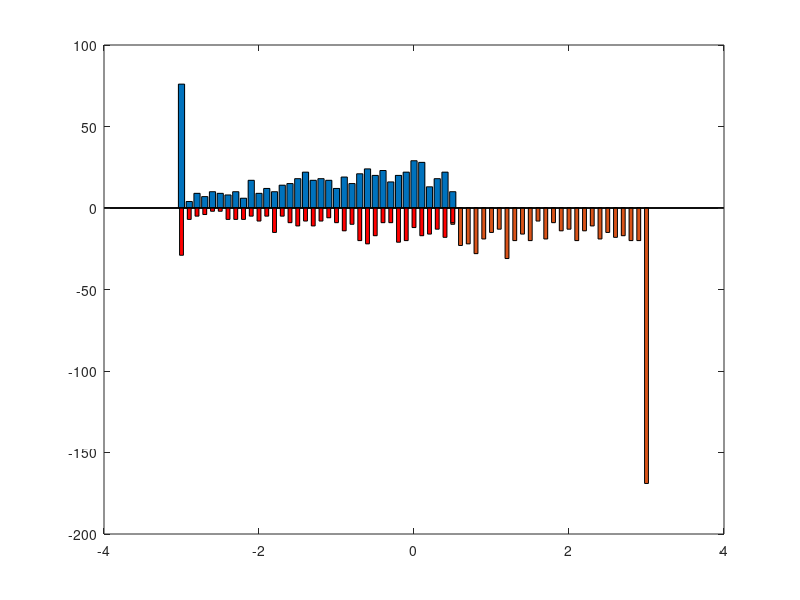

MATLAB code to generate this figure:
function resp = EyalCP(varargin)
%resp is mean resp for correct reject, false alarm, hits, misses
ntrials = 1000;
signals = 0.5;
noises = 0;
poolsize = 1;

j = 1;
while j <= length(varargin)
    if strncmpi(varargin{j},'noise',4)
        j = j+1;
        noises = varargin{j};
    elseif strncmpi(varargin{j},'poolsize',4)
        j = j+1;
        poolsize = varargin{j};
    elseif strncmpi(varargin{j},'signal',4)
        j = j+1;
        signals = varargin{j};
    elseif strncmpi(varargin{j},'ntrials',4)
        j = j+1;
        ntrials = varargin{j};
    end
j = j+1;
end

if poolsize > 1
    PoolFA(ntrials, noises, signals, poolsize);
    return;
end
for k = 1:length(noises)
    noise = noises(k);
for j = 1:length(signals)
    signal = signals(j);
R(:,1) = randn(ntrials,1);
R(:,2) = randn(ntrials,1)+signal;
N = randn(size(R)).*noise;
D = R+N;
normfactor = std(R(:));
R = R./mean(R(:,2));
crit = signal/(2);
x = -3.:0.1:3.;
dx=0.0;
hit = find(D(:,2) > crit);
miss = find(D(:,2) <= crit);
fa = find(D(:,1) > crit);
cr = find(D(:,1) <= crit);
perf = (length(hit)+length(cr))./length(D(:));
a = hist(R(cr,1),x);
resp(1,j,k) = mean(R(cr,1));
bar(x,a);
hold on;
b = hist(R(fa,1),x,0.5);
resp(2,j,k) = mean(R(fa,1));
bar(x+dx,b,0.5,'r');
c = hist(R(hit,2),x);
resp(3,j,k) = mean(R(hit,2));

bar(x,-c,0.5);
d = hist(R(miss,2),x);
resp(4,j,k) = mean(R(miss,2));
bar(x+dx,-d,0.5,'r');
pc = 100*(length(hit)+length(cr))./length(R(:));
ratios(j,k) = (resp(3,j,k)-resp(2,j,k)+resp(4,j,k)-resp(1,j,k))./(2*signal);
fprintf('Hit-Fa %.2f, Miss-Reject %.2f %.1f correct Ratio %.2f\n',resp(3)-resp(2),resp(4)-resp(1),pc,ratios(j,k))
fprintf('Percent Correct %.2f\n',perf);
resp(5,j,k) = mean(R(:,1));
resp(6,j,k) = mean(R(:,2));
resp(7,j,k) = ratios(j,k);
resp(8,j,k) = (resp(3,j,k)-resp(2,j,k))./signal; %hits - FA. 
resp(9,j,k) = (resp(3,j,k)-resp(1,j,k))./signal; %hits - Correct Rejects. 
resp(10,j,k) = (resp(3,j,k)-resp(4,j,k))./signal; %hits - misses. 
resp(11,j,k) = (resp(2,j,k)-resp(4,j,k)); %FA - misses. 
end
end


function PoolFA(ntrials, noises, signals, poolsize);


k = 1;
for j = 1:length(signals)
    signal = signals(j);
    noise = noises(j);
    ZR = randn(ntrials,poolsize);
    SR = randn(ntrials,poolsize)+signal;
    DZ = mean(ZR,2)+randn(ntrials,1).*noise;
    DS = mean(SR,2)+randn(ntrials,1).*noise;

    ZR = ZR./mean(SR(:));
    SR = SR./mean(SR(:));
    crit = signal/(2);
    x = minmax([minmax(mean(ZR,2)) minmax(mean(SR,2))]);
    x = x(1):(x(2)-x(1))/100:x(2);
    dx=0.0;
    hit = find(DS > crit);
    miss = find(DS <= crit);
    fa = find(DZ > crit);
    cr = find(DZ <= crit);

    y = hist(mean(ZR(cr,:),2),x);
    plot(x,y);
    hold on;
    y = hist(mean(ZR(fa,:),2),x);
    plot(x,y,'r');
    y = hist(mean(SR(hit,:),2),x);
    plot(x,-y);
    y = hist(mean(SR(miss,:),2),x);
    plot(x,-y,'r');
    
    perf = (length(hit)+length(cr))./(2*ntrials);
    resp(1,j,k) = mean(mean(ZR(cr,:)));
    resp(2,j,k) = mean(mean(ZR(fa,:)));
    resp(3,j,k) = mean(mean(SR(hit,:)));
    resp(4,j,k) = mean(mean(SR(miss,:)));

    pc = 100*(length(hit)+length(cr))./(2*ntrials);
    ratios(j,k) = (resp(3,j,k)-resp(2,j,k)+resp(4,j,k)-resp(1,j,k))./(2*signal);
    resp(5,j,k) = mean(ZR(:));
    resp(6,j,k) = mean(SR(:));
    resp(7,j,k) = ratios(j,k);
    resp(8,j,k) = (resp(3,j,k)-resp(2,j,k))./signal; %hits - FA.
    resp(9,j,k) = (resp(3,j,k)-resp(1,j,k))./signal; %hits - Correct Rejects.
    resp(10,j,k) = (resp(3,j,k)-resp(4,j,k))./signal; %hits - misses.
    resp(11,j,k) = (resp(2,j,k)-resp(4,j,k)); %FA - misses.
    fprintf('Hit-Fa %.2f, Miss-Reject %.2f %.1f correct Ratio %.2f\n',resp(3)-resp(2),resp(4)-resp(1),pc,ratios(j,k))
    fprintf('Percent Correct %.2f FA-Miss %.2f\n',perf,resp(11,j,k));
    for p = 1:poolsize
        cps(p,1) = CalcCP(ZR(fa,p),ZR(cr,p));
        cps(p,2) = CalcCP(SR(hit,p),SR(miss,p));
        famiss(p) = mean(ZR(fa,p))-mean(SR(miss,p)); 
    end
    cpa = mean(cps(:));
    fprintf('Mean CP %.3f, FA-Miss %.3f\n',cpa,mean(famiss));
end
